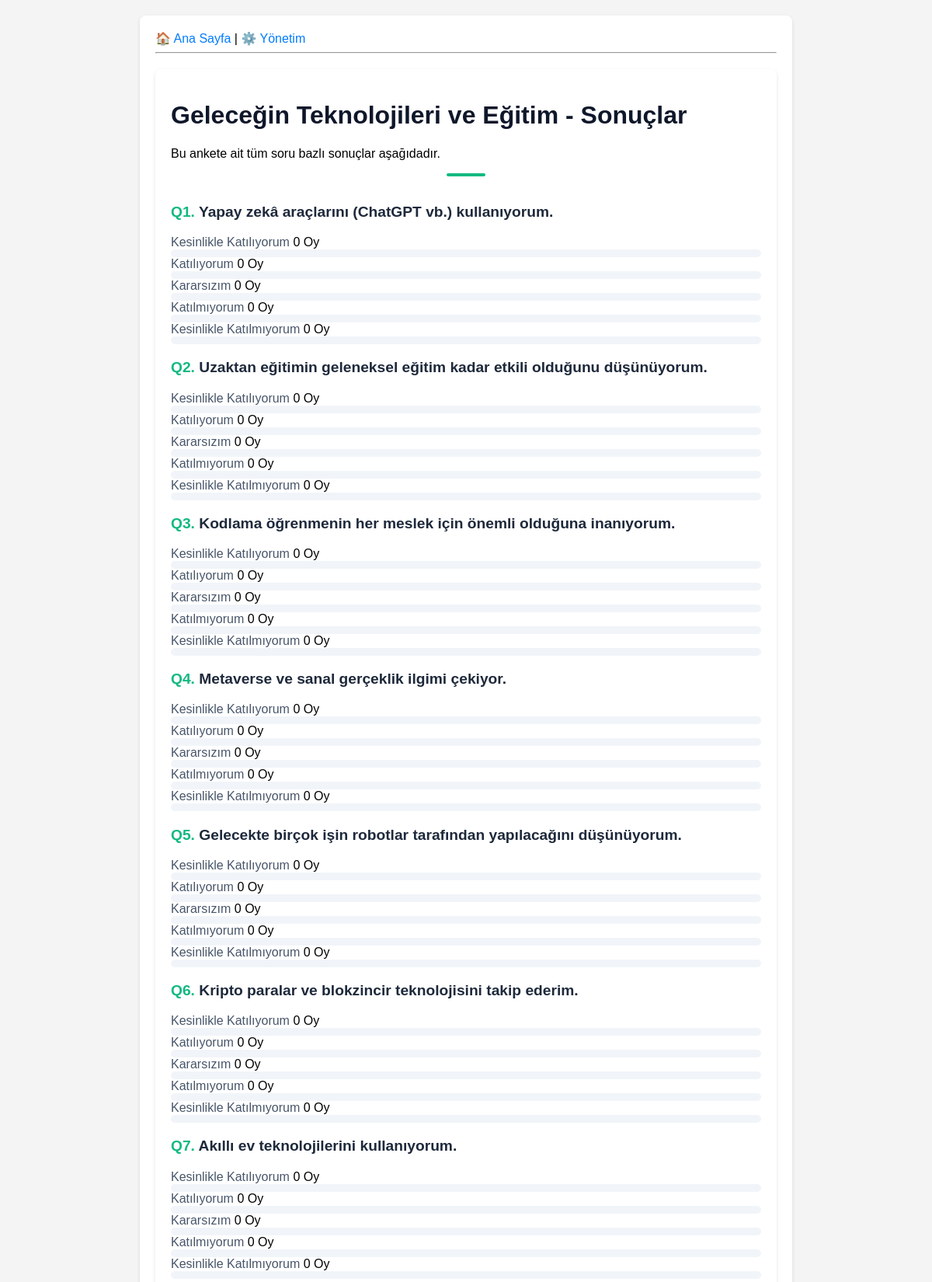
The page /anketler/5/sonuclar/ (upper part) on the database its author committed.
### anketler/models.py (models this page shows, shortened)
class Anket(models.Model):
    baslik = models.CharField("Anket Başlığı", max_length=200)
    aciklama = models.TextField("Açıklama", blank=True, null=True)
    yayin_tarihi = models.DateTimeField("Yayınlanma Tarihi", default=timezone.now)

class Soru(models.Model):
    anket = models.ForeignKey(Anket, on_delete=models.CASCADE, related_name="sorular")
    soru_metni = models.CharField(max_length=200)

class Secenek(models.Model):
    soru = models.ForeignKey(Soru, on_delete=models.CASCADE, related_name="secenekler")
    secenek_metni = models.CharField(max_length=200)
    oy_sayisi = models.IntegerField(default=0)

### anketler/views.py (the view)
# urls.py: path("<int:pk>/sonuclar/", views.SonucGorunumu.as_view(), name="sonuclar"),
class SonucGorunumu(generic.DetailView):
    model = Anket
    template_name = "anketler/sonuclar.html"

### anketler/templates/anketler/sonuclar.html (shortened to what this page needs)
{% extends "anketler/base.html" %}
{% block content %}
<div class="container mt-5 mb-5" style="max-width: 800px;">
    <div class="text-center mb-5">
        <h1 style="font-weight: 800; color: #0f172a;">{{ anket.baslik }} - Sonuçlar</h1>
        <p class="text-muted">Bu ankete ait tüm soru bazlı sonuçlar aşağıdadır.</p>
        <div style="height: 4px; width: 50px; background: #10b981; margin: 1rem auto; border-radius: 2px;"></div>
    </div>
    {% for soru in anket.sorular.all %}
        <div class="card shadow-sm border-0 rounded-4 mb-4" style="background: white; overflow: hidden;">
            <div class="card-header bg-white border-0 pt-4 px-4">
                <h3 style="font-size: 1.2rem; font-weight: 700; color: #1e293b;">
                    <span style="color: #10b981;">Q{{ forloop.counter }}.</span> {{ soru.soru_metni }}
                </h3>
            </div>
            <div class="card-body px-4 pb-4">
                {% for secenek in soru.secenekler.all %}
                    <div class="mb-3">
                        <div class="d-flex justify-content-between align-items-center mb-1">
                            <span style="font-weight: 500; color: #475569;">{{ secenek.secenek_metni }}</span>
                            <span class="badge bg-light text-dark border">{{ secenek.oy_sayisi }} Oy</span>
                        </div>
                        <div class="progress" style="height: 10px; border-radius: 5px; background-color: #f1f5f9;">
                        </div>
                    </div>
                {% endfor %}
            </div>
        </div>
    {% endfor %}
</div>
{% endblock %}

### Part8/anketler/templates/anketler/base.html (style rules this page uses)
body { font-family: sans-serif; background-color: #f4f4f4; margin: 0; padding: 0; }
.container { max-width: 800px; margin: 20px auto; background: white; padding: 20px; border-radius: 8px; box-shadow: 0 2px 5px rgba(0,0,0,0.1); }
h1 { color: #333; }

### rows shown on the page
Anket: baslik "Geleceğin Teknolojileri ve Eğitim"
Soru: soru_metni "Yapay zekâ araçlarını (ChatGPT vb.) kullanıyorum."
Secenek: secenek_metni "Kesinlikle Katılıyorum", oy_sayisi "0"
Secenek: secenek_metni "Katılıyorum", oy_sayisi "0"
Secenek: secenek_metni "Kararsızım", oy_sayisi "0"
Secenek: secenek_metni "Katılmıyorum", oy_sayisi "0"
Secenek: secenek_metni "Kesinlikle Katılmıyorum", oy_sayisi "0"
Soru: soru_metni "Uzaktan eğitimin geleneksel eğitim kadar etkili olduğunu düşünüyorum."
Secenek: secenek_metni "Kesinlikle Katılıyorum", oy_sayisi "0"
Secenek: secenek_metni "Katılıyorum", oy_sayisi "0"
Secenek: secenek_metni "Kararsızım", oy_sayisi "0"
Secenek: secenek_metni "Katılmıyorum", oy_sayisi "0"
Secenek: secenek_metni "Kesinlikle Katılmıyorum", oy_sayisi "0"
Soru: soru_metni "Kodlama öğrenmenin her meslek için önemli olduğuna inanıyorum."
Secenek: secenek_metni "Kesinlikle Katılıyorum", oy_sayisi "0"
Secenek: secenek_metni "Katılıyorum", oy_sayisi "0"
Secenek: secenek_metni "Kararsızım", oy_sayisi "0"
Secenek: secenek_metni "Katılmıyorum", oy_sayisi "0"
Secenek: secenek_metni "Kesinlikle Katılmıyorum", oy_sayisi "0"
Soru: soru_metni "Metaverse ve sanal gerçeklik ilgimi çekiyor."
Secenek: secenek_metni "Kesinlikle Katılıyorum", oy_sayisi "0"
Secenek: secenek_metni "Katılıyorum", oy_sayisi "0"
Secenek: secenek_metni "Kararsızım", oy_sayisi "0"
Secenek: secenek_metni "Katılmıyorum", oy_sayisi "0"
Secenek: secenek_metni "Kesinlikle Katılmıyorum", oy_sayisi "0"
Soru: soru_metni "Gelecekte birçok işin robotlar tarafından yapılacağını düşünüyorum."
Secenek: secenek_metni "Kesinlikle Katılıyorum", oy_sayisi "0"
Secenek: secenek_metni "Katılıyorum", oy_sayisi "0"
Secenek: secenek_metni "Kararsızım", oy_sayisi "0"
Secenek: secenek_metni "Katılmıyorum", oy_sayisi "0"
Secenek: secenek_metni "Kesinlikle Katılmıyorum", oy_sayisi "0"
Soru: soru_metni "Kripto paralar ve blokzincir teknolojisini takip ederim."
Secenek: secenek_metni "Kesinlikle Katılıyorum", oy_sayisi "0"
Secenek: secenek_metni "Katılıyorum", oy_sayisi "0"
Secenek: secenek_metni "Kararsızım", oy_sayisi "0"
Secenek: secenek_metni "Katılmıyorum", oy_sayisi "0"
Secenek: secenek_metni "Kesinlikle Katılmıyorum", oy_sayisi "0"
Soru: soru_metni "Akıllı ev teknolojilerini kullanıyorum."
Secenek: secenek_metni "Kesinlikle Katılıyorum", oy_sayisi "0"
Secenek: secenek_metni "Katılıyorum", oy_sayisi "0"
Secenek: secenek_metni "Kararsızım", oy_sayisi "0"
Secenek: secenek_metni "Katılmıyorum", oy_sayisi "0"
Secenek: secenek_metni "Kesinlikle Katılmıyorum", oy_sayisi "0"
